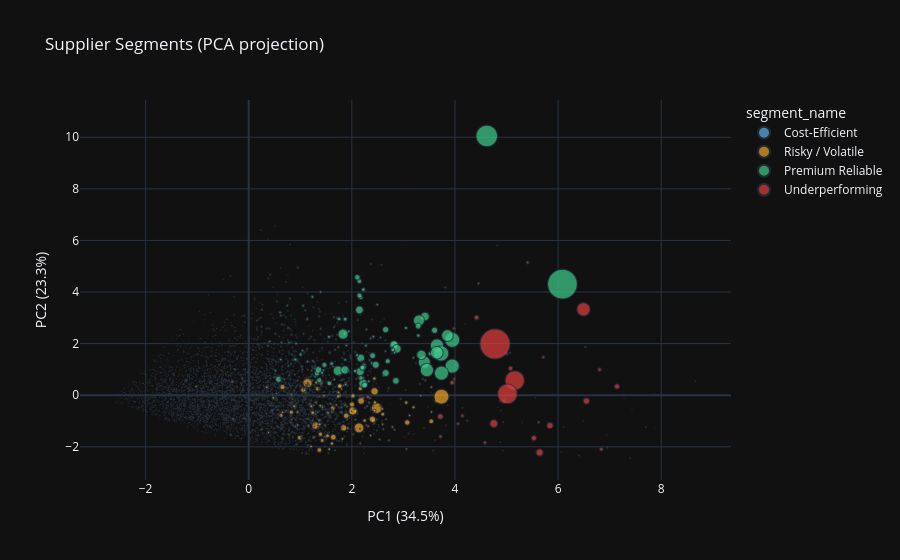

Here is the notebook cell this chart was saved with:
### Markdown cell above
## 5. Cluster Visualization (2D PCA)

Reduce to 2 dimensions with PCA, color by segment name.
This is the chart that goes in the Quarto report.

### Code cell
from sklearn.preprocessing import StandardScaler
feat_df, feat_cols = build_vendor_features(vendor_segmented)
X_scaled = StandardScaler().fit_transform(feat_df[feat_cols].fillna(0))
pca = PCA(n_components=2, random_state=42)
coords = pca.fit_transform(X_scaled)
feat_df['pc1'] = coords[:, 0]
feat_df['pc2'] = coords[:, 1]
feat_df['segment_name'] = vendor_segmented['segment_name'].values
feat_df['recipient_name'] = vendor_segmented['recipient_name'].values
feat_df['lifetime_spend'] = vendor_segmented['lifetime_spend'].values

color_map = {
    'Premium Reliable': '#3ecf8e',
    'Cost-Efficient':   '#63b3ed',
    'Underperforming':  '#e53e3e',
    'Risky / Volatile': '#f5a623',
}
fig = px.scatter(
    feat_df, x='pc1', y='pc2',
    color='segment_name',
    color_discrete_map=color_map,
    size='lifetime_spend',
    size_max=30,
    hover_name='recipient_name',
    title='Supplier Segments (PCA projection)',
    labels={'pc1': f'PC1 ({pca.explained_variance_ratio_[0]*100:.1f}%)',
            'pc2': f'PC2 ({pca.explained_variance_ratio_[1]*100:.1f}%)',},
    template='plotly_dark',
)
fig.write_html(str(figures / '02_cluster_scatter.html'))
fig.show()

### Figure 1 — Plotly figure (JSON) as saved in the notebook; plotly's stock layout.template omitted (floating-point values rounded to 4 significant figures; data arrays with more than 128 entries replaced by an {"elided": "..."} marker saying what was removed)
{"data": [{"hovertemplate": "<b>%{hovertext}</b><br><br>segment_name=Cost-Efficient<br>PC1 (34.5%)=%{x}<br>PC2 (23.3%)=%{y}<br>lifetime_spend=%{marker.size}<extra></extra>", "hovertext": {"elided": "2335 str values"}, "legendgroup": "Cost-Efficient", "marker": {"color": "#63b3ed", "size": {"elided": "2335 float values"}, "sizemode": "area", "sizeref": 3367000.0, "symbol": "circle"}, "mode": "markers", "name": "Cost-Efficient", "showlegend": true, "type": "scattergl", "x": {"elided": "2335 float values"}, "xaxis": "x", "y": {"elided": "2335 float values"}, "yaxis": "y"}, {"hovertemplate": "<b>%{hovertext}</b><br><br>segment_name=Risky / Volatile<br>PC1 (34.5%)=%{x}<br>PC2 (23.3%)=%{y}<br>lifetime_spend=%{marker.size}<extra></extra>", "hovertext": {"elided": "1876 str values"}, "legendgroup": "Risky / Volatile", "marker": {"color": "#f5a623", "size": {"elided": "1876 float values"}, "sizemode": "area", "sizeref": 3367000.0, "symbol": "circle"}, "mode": "markers", "name": "Risky / Volatile", "showlegend": true, "type": "scattergl", "x": {"elided": "1876 float values"}, "xaxis": "x", "y": {"elided": "1876 float values"}, "yaxis": "y"}, {"hovertemplate": "<b>%{hovertext}</b><br><br>segment_name=Premium Reliable<br>PC1 (34.5%)=%{x}<br>PC2 (23.3%)=%{y}<br>lifetime_spend=%{marker.size}<extra></extra>", "hovertext": {"elided": "701 str values"}, "legendgroup": "Premium Reliable", "marker": {"color": "#3ecf8e", "size": {"elided": "701 float values"}, "sizemode": "area", "sizeref": 3367000.0, "symbol": "circle"}, "mode": "markers", "name": "Premium Reliable", "showlegend": true, "type": "scattergl", "x": {"elided": "701 float values"}, "xaxis": "x", "y": {"elided": "701 float values"}, "yaxis": "y"}, {"hovertemplate": "<b>%{hovertext}</b><br><br>segment_name=Underperforming<br>PC1 (34.5%)=%{x}<br>PC2 (23.3%)=%{y}<br>lifetime_spend=%{marker.size}<extra></extra>", "hovertext": ["WEST COAST BUSINESS PRODUCTS, INC.", "STONEX FINANCIAL LTD", "COINS 'N THINGS, INC.", "A-MARK PRECIOUS METALS, INC.", "COLUMBUS MCKINNON CORP", "POWDER ALLOY CORP", "TORO COMPANY (THE)", "MODULAR MANAGEMENT GROUP INC", "H & G MARINE SERVICE INC", "CONCO, INC.", "NOBLE SUPPLY & LOGISTICS, LLC", "OLIN WINCHESTER LLC", "MISCELLANEOUS FOREIGN AWARDEES", "KOENIG & BAUER BANKNOTE SOLUTIONS SA", "REDTOWN TECHNICAL SERVICES, LLC", "THE LIOCE GROUP INC", "SYSTEC GROUP LLC", "AUCTANE, INC.", "DRS NETWORK & IMAGING SYSTEMS LLC", "RICOH USA INC", "XEROX CORPORATION", "CAE USA INC.", "NEWTURN SOLUTIONS, INC.", "ANDRITZ SCHULER INCORPORATED", "RONAL INDUSTRIES, INC.", "ALLISON TRANSMISSION INC", "FAIRBANKS MORSE, LLC", "PD POWER SYSTEMS, LLC", "FARASON CORPORATION", "BELL TEXTRON INC", "HAMILTON SUNDSTRAND CORPORATION", "CENSIS TECHNOLOGIES, INC.", "DRS NETWORK & IMAGING SYSTEMS LLC", "RWE CLEAN ENERGY SOLUTIONS, INC.", "BAE SYSTEMS INFORMATION AND ELECTRONIC SYSTEMS INTEGRATION INC.", "LOCKHEED MARTIN CORPORATION", "RMP ASSOCIATES, INC.", "LC INDUSTRIES INC", "EXPORT 220VOLT INC.", "EAGLEPICHER TECHNOLOGIES LLC", "ENERSYS ENERGY PRODUCTS INC.", "EASTERN CAROLINA VOCATIONAL CENTER INC", "ACE ELECTRONICS DEFENSE SYSTEMS, LLC", "BRASADA FORD LTD", "FLEET VEHICLE SOURCE INC", "FEDERAL CONTRACTS LLC", "OSHKOSH DEFENSE LLC", "RENK AMERICA LLC", "AM GENERAL LLC", "THE BOEING COMPANY", "RTX CORPORATION", "LOCKHEED MARTIN CORPORATION", "BAE SYSTEMS LAND & ARMAMENTS L.P.", "INOVO INC", "FORMASPACE, LP", "HDT EXPEDITIONARY SYSTEMS INC", "TRADE PRODUCTS CORP.", "TALU LLC", "COLOR-AD, INC.", "PHC CORPORATION OF NORTH AMERICA", "PDS CONSULTANTS, INC", "VEX ROBOTICS, INC.", "LC INDUSTRIES INC", "DATA SECURITY, INC", "EATON CORPORATION", "CHESAPEAKE CENTER, INC.", "ATLANTIC DIVING SUPPLY, INC."], "legendgroup": "Underperforming", "marker": {"color": "#e53e3e", "size": [21080.0, 139600000.0, 38380000.0, 61150000.0, 2562000.0, 152000.0, 150400.0, 31380000.0, 2341000.0, 32610000.0, 27410000.0, 92000000.0, 188200.0, 41150000.0, 34460000.0, 340800.0, 480800.0, 449100.0, 135400000.0, 376600.0, 8702000.0, 3285000.0, 1562000.0, 6579000.0, 3821000.0, 88050000.0, 68420000.0, 404000.0, 3889000.0, 443700.0, 7847000.0, 2983000.0, 164100000.0, 6086000.0, 212500000.0, 98230000.0, 1297000.0, 1815000.0, 2212000.0, 15720000.0, 16280000.0, 3797000.0, 40780000.0, 24720000.0, 76630000.0, 26910000.0, 63970000.0, 39440000.0, 523800.0, 3030000000.0, 1247000000.0, 27930000.0, 1284000000.0, 2925000.0, 102400.0, 8396000.0, 5890000.0, 23150000.0, 1742000.0, 751200.0, 4306000.0, 712900.0, 18060000.0, 1924000.0, 468500.0, 2321000.0, 585300000.0], "sizemode": "area", "sizeref": 3367000.0, "symbol": "circle"}, "mode": "markers", "name": "Underperforming", "showlegend": true, "type": "scattergl", "x": [3.891, 6.55, 2.311, 3.947, 3.611, 3.822, 6.487, 4.144, 4.881, 3.722, 5.408, 7.143, 5.302, 6.805, 4.58, 5.807, 2.427, 7.876, 5.843, 7.28, 6.53, 6.408, 7.401, 6.954, 3.581, 5.532, 5.079, 6.942, 4.937, 7.435, 5.071, 6.065, 5.642, 4.143, 4.754, 3.717, 7.705, 3.859, 8.665, 5.625, 4.883, 4.824, 4.999, 5.712, 4.419, 3.981, 4.947, 6.837, 5.505, 4.777, 5.16, 4.06, 5.018, 4.924, 7.88, 4.237, 3.102, 3.988, 4.886, 4.201, 3.241, 3.83, 4.458, 5.562, 4.829, 6.107, 6.493], "xaxis": "x", "y": [-1.94, -0.2248, -0.06223, 0.486, -1.739, -1.199, -0.9973, -0.7976, -1.829, -1.603, 5.144, 0.3368, -1.061, 0.9917, -1.84, -1.037, -1.317, 0.03878, -1.177, -0.1084, 1.871, -2.338, -2.435, -2.031, -2.145, -1.664, 1.04, -1.545, -1.049, -0.5681, 1.644, -2.19, -2.221, -0.493, -1.101, -0.8259, -1.233, -0.3893, 0.5487, -1.047, -0.2233, 5.805, 1.618, 1.474, 3.013, 2.591, -0.2333, -2.098, -1.813, 1.987, 0.5709, -1.108, 0.05192, -2.146, -1.296, -0.9808, -1.487, 0.6278, -0.5979, 2.773, 1.232, -1.153, 4.334, -0.1023, -0.4704, -1.233, 3.331], "yaxis": "y"}], "layout": {"legend": {"itemsizing": "constant", "title": {"text": "segment_name"}, "tracegroupgap": 0}, "title": {"text": "Supplier Segments (PCA projection)"}, "xaxis": {"anchor": "y", "domain": [0.0, 1.0], "title": {"text": "PC1 (34.5%)"}}, "yaxis": {"anchor": "x", "domain": [0.0, 1.0], "title": {"text": "PC2 (23.3%)"}}}}
